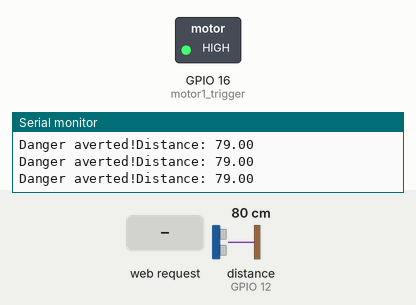
Bench run of a sketch on a simulated ESP8266 (Wemos D1 mini). Shown: switched loads named in the sketch (green lamp = pin HIGH), the last lines printed to the serial monitor. Wiring (inferred from the names in the program): ultrasonic range finder: trigger GPIO 13; echo GPIO 12. The inputs (shaded band) are chosen by the test bench; at power-on: distance to the obstacle (sensor on GPIO 12) 80 cm. The echo pulse lasts 58.3 µs per cm; WiFi joins after 1.5 s; servers stay silent unless stated; pins used as bus, display or sensor lines are not drawn.

Above: at 2.7 s.
2.8 s: distance to the obstacle (sensor on GPIO 12) set to 16 cm
4.8 s: distance to the obstacle (sensor on GPIO 12) set to 13 cm
At 6.0 s:
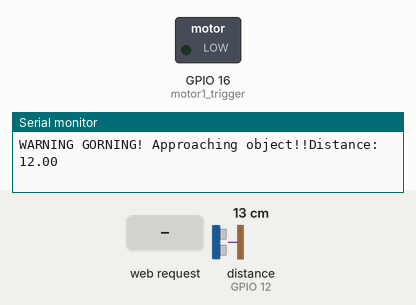
6.3 s: distance to the obstacle (sensor on GPIO 12) set to 19 cm
At 7.0 s:
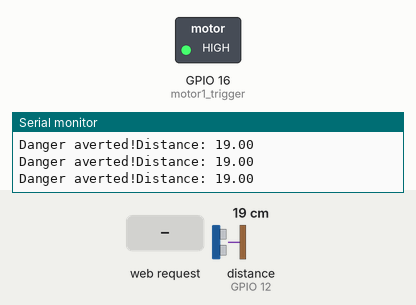
7.8 s: HTTP request GET /stop received
At 9.2 s:
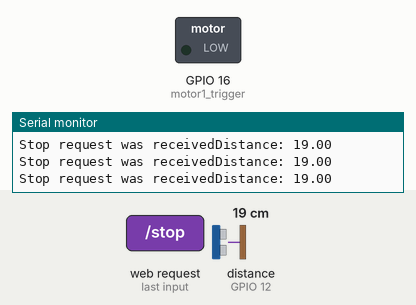
9.7 s: HTTP request GET /start received
At 10.6 s:
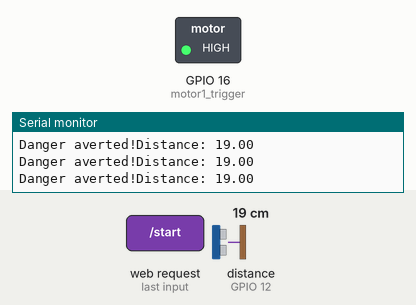
Timing chart, 0 to 12.2 s (numbered marks = the images above; inputs shaded):
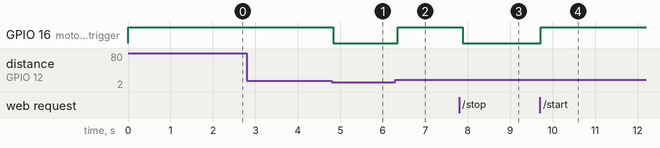

Measured:
- the behaviour switches between 15 and 14 cm on distance to the obstacle (sensor on GPIO 12) (found by bisection; images 0 and 1)
- the behaviour switches between 16 and 17 cm on distance to the obstacle (sensor on GPIO 12) (found by bisection; images 1 and 2)
- after the input at 4.8 s, GPIO 16 (motor1_trigger): HIGH → LOW at once
- after the input at 6.3 s, GPIO 16 (motor1_trigger): LOW → HIGH after 0.06 s
- after the input at 7.8 s, GPIO 16 (motor1_trigger): HIGH → LOW after 0.08 s
- after the input at 9.7 s, GPIO 16 (motor1_trigger): LOW → HIGH at once

The sketch:

rover360.ino
```cpp
/*
 * Borrowed heavily from: HC-SR04 example sketch
 * https://create.arduino.cc/projecthub/Isaac100/getting-started-with-the-hc-sr04-ultrasonic-sensor-036380
 * by Isaac100
 * Modularized and wifi-enabled by mindgrep
 *
 */
#include <ESP8266WiFi.h>
#include <ESP8266WebServer.h>


void initWifi() {
  WiFi.begin("SNOWMAN2", "xxxx");

  Serial.print("Connecting");
  while (WiFi.status() != WL_CONNECTED)
  {
    delay(500);
    Serial.print(".");
  }
  Serial.println();

  Serial.print("Connected, IP address: ");
  Serial.println(WiFi.localIP());

}

ESP8266WebServer server(80);
boolean stopped = false;

void handleRoot() {
  server.send(200, "text/plain", "hello from esp8266!\n");
}

void handleStop() {
  stopped = true;
  server.send(200, "text/plain", "Stopping motors!\n");
}

void handleStart() {
  stopped = false;
  server.send(200, "text/plain", "Starting motors!\n");
}

void startWebServer() {
  server.on("/", handleRoot);
  server.on("/stop", handleStop);
  server.on("/start", handleStart);
  server.begin();

  Serial.println("HTTP server started");
}

const int echoPin = 12; //D1 mini pin D6
const int trigPin = 13; //D1 mini pin D7
const int safeDistance = 15; //safe distance from obstacle in cm
//const int rpiSignalPin = 16; //D1 mini pin D0

const int motor1_trigger = 16; //D0

const int SPEED_OF_SOUND = 0.0343; //speed of sound

float duration, distance;

int calculateDistance(int duration) {
  return (duration*0.0343)/2;
}

void initSonar() {
  pinMode(trigPin, OUTPUT);
  pinMode(echoPin, INPUT);
  //pinMode(rpiSignalPin, OUTPUT);
}

void startSonar() {
  digitalWrite(trigPin, LOW);
  delayMicroseconds(2);
  digitalWrite(trigPin, HIGH);
  delayMicroseconds(10);
  digitalWrite(trigPin, LOW);

  duration = pulseIn(echoPin, HIGH);
  distance = calculateDistance(duration);

  if(distance < safeDistance) {
    Serial.print("WARNING GORNING! Approaching object!!");
    stop_motors();
  } else if(stopped) {
    Serial.print("Stop request was received");
    stop_motors();
  } else if(distance > safeDistance+1) {
    Serial.print("Danger averted!");
    start_motors();
  }

  Serial.print("Distance: ");
  Serial.println(distance);
  delay(100);
}

void initMotors() {
  pinMode(motor1_trigger, OUTPUT);
  start_motors();
}

void start_motors() {
  digitalWrite(motor1_trigger, HIGH);
}

void stop_motors() {
  digitalWrite(motor1_trigger, LOW);
}

void setup() {
  Serial.begin(9600);
  Serial.println();

  initSonar();
  initMotors();
  initWifi();
  startWebServer();
}

void loop() {
 startSonar();
 server.handleClient();
}
```
